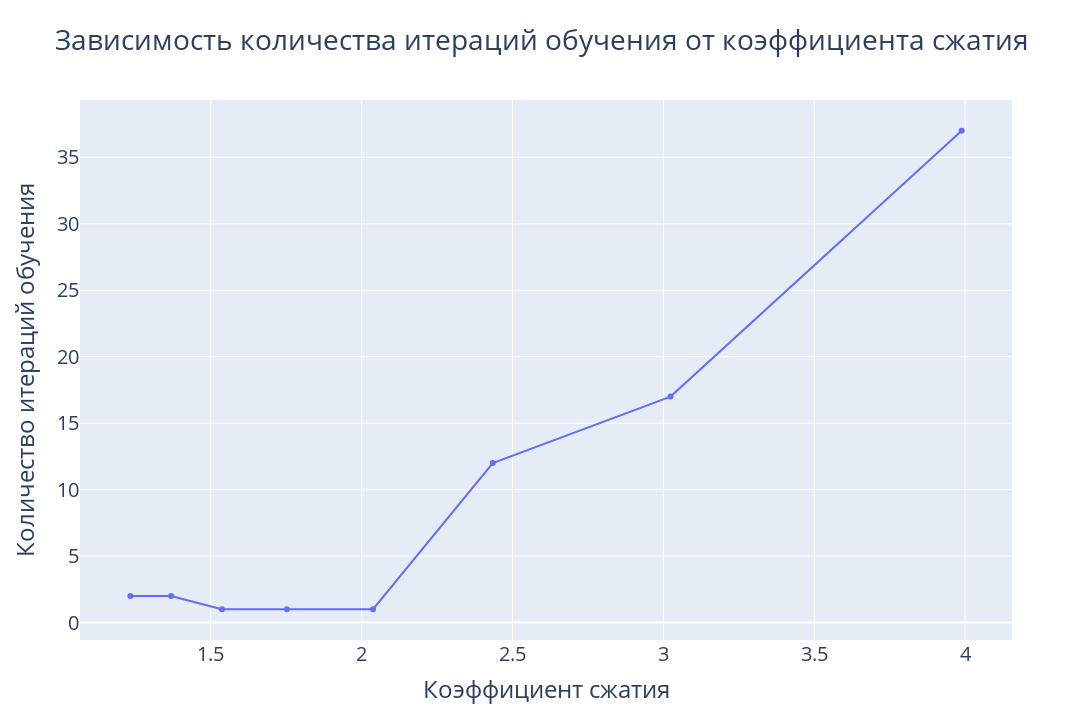

Notebook code for this chart:
### Markdown cell above
## Relationship between hidden layer dimension and epochs

### Code cell
p_s = (6, 8, 10, 12, 14, 16, 18, 20)
epochs_amount: list[int] = []
compression_rates: list[float] = []
for p in p_s:    
    dl = LRNN(n, p, 0.001)
    dl.train(train, 15000, learn_by_loss=True, max_loss=1900)
    epochs_amount.append(dl.epoch)

    compressed = compress_image(dl.W_enc, img_array, COLOR_CHANNELS_AMOUNT, block_height, block_width, 0)
    compression_info_size = (
        compressed.size * compressed.itemsize +
        network.W_dec.size * network.W_dec.itemsize +
        np.array(shape).size * np.array(shape).itemsize +
        np.array((block_height, block_width)).size * np.array((block_height, block_width)).itemsize 
    ) * 8
    compression_rates.append((img_array.size * img_array.itemsize * 8) / compression_info_size)

fig = go.Figure()
fig.add_trace(go.Scatter(x=compression_rates, y=epochs_amount, mode='lines+markers'))
fig.update_layout(title='Зависимость количества итераций обучения от коэффициента сжатия',
                  xaxis_title='Коэффициент сжатия',
                  yaxis_title='Количество итераций обучения',
                  height=720, width=1280,
                  font=dict(size=20))
fig.show()

### Figure 1 — Plotly figure (JSON) as saved in the notebook; plotly's stock layout.template omitted (floating-point values rounded to 4 significant figures)
{"data": [{"mode": "lines+markers", "type": "scatter", "x": [3.989, 3.024, 2.435, 2.038, 1.752, 1.537, 1.369, 1.233], "y": [37, 17, 12, 1, 1, 1, 2, 2]}], "layout": {"font": {"size": 20}, "height": 720, "title": {"text": "Зависимость количества итераций обучения от коэффициента сжатия"}, "width": 1280, "xaxis": {"title": {"text": "Коэффициент сжатия"}}, "yaxis": {"title": {"text": "Количество итераций обучения"}}}}
